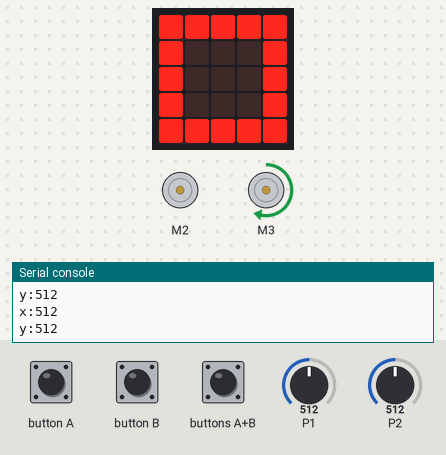
Recording of a program running on a simulated BBC micro:bit (MakeCode). Parts: the board's 5×5 LED display, 2 × DC motor (green arrow = forward, orange = backward, longer = faster), the last lines printed to the serial console. The test bench sets the inputs (shaded band); at power-on: P2 = 512, P1 = 512 (analog values on the 0–1023 scale).

Above: at 7.6 s.
7.7 s: P2 set to 785
9.2 s: P2 set to 817
At 9.7 s:
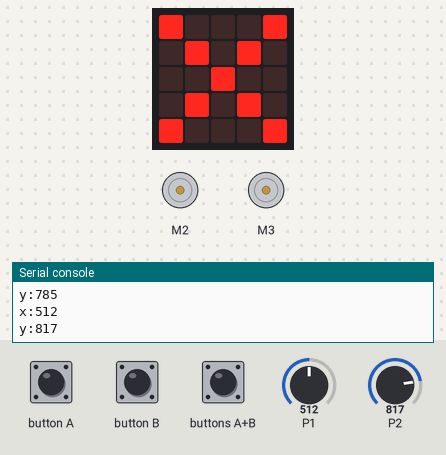
12.1 s: P2 set to 790
At 13.1 s:
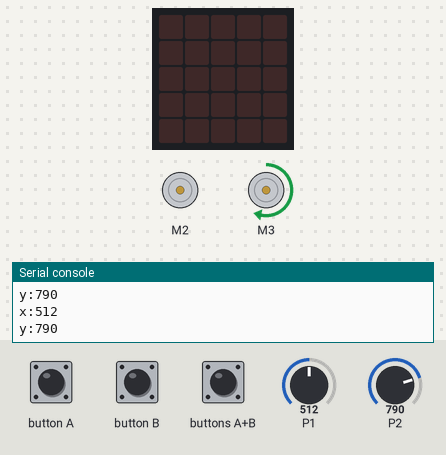
14.3 s: P1 set to 0
At 15.4 s:
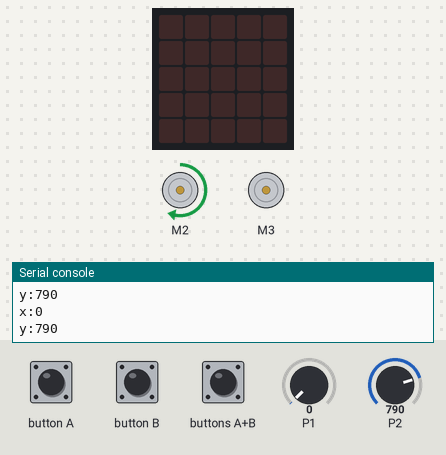
15.8 s: P1 set to 122
At 16.5 s:
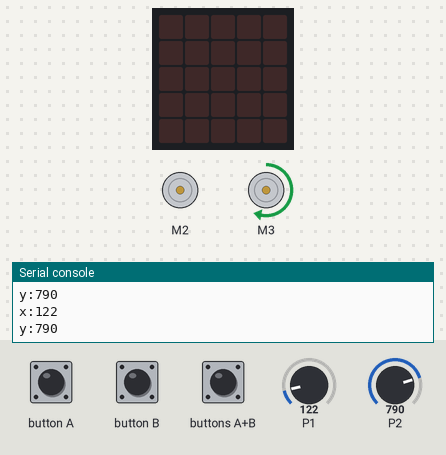
Timing chart, 0 to 18.3 s (numbered marks = the images above; inputs shaded):
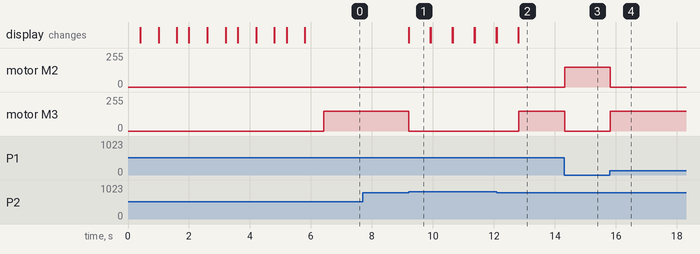

Measured:
- the behaviour switches between 800 and 801 on P2 (found by bisection; images 0 and 1)
- after the input at 9.2 s, motor M3: forward 150/255 → stopped at once; the display: changes at once (image 1)
- after the input at 12.1 s, motor M3: stopped → forward 150/255 after 0.72 s
- after the input at 14.3 s, motor M2: stopped → forward 150/255 at once; motor M3: forward 150/255 → stopped at once
- after the input at 15.8 s, motor M2: forward 150/255 → stopped at once; motor M3: stopped → forward 150/255 at once
- what the display in image 1 shows lasts 0.7 s, from 9.2 s to 9.9 s

The program:

main.ts
```typescript
input.onButtonPressed(Button.A, function () {
    branco = pins.analogReadPin(AnalogPin.P1)
})
input.onButtonPressed(Button.AB, function () {
    média = (branco + preto) / 2
})
input.onButtonPressed(Button.B, function () {
    preto = pins.analogReadPin(AnalogPin.P1)
})
let preto = 0
let média = 0
let branco = 0
for (let index = 0; index < 4; index++) {
    basic.showLeds(`
        . . . . .
        . . . . .
        . . # . .
        . . . . .
        . . . . .
        `)
    basic.showIcon(IconNames.SmallSquare)
    basic.showIcon(IconNames.Square)
}
basic.forever(function () {
    if (pins.analogReadPin(AnalogPin.P2) > 800) {
        robotbit.MotorStopAll()
        basic.showIcon(IconNames.No)
        basic.pause(100)
        basic.clearScreen()
    } else {
        if (pins.analogReadPin(AnalogPin.P1) > média) {
            robotbit.MotorRunDual(
            robotbit.Motors.M1B,
            0,
            robotbit.Motors.M2A,
            150
            )
        } else {
            robotbit.MotorRunDual(
            robotbit.Motors.M1B,
            150,
            robotbit.Motors.M2A,
            0
            )
        }
    }
})
basic.forever(function () {
    serial.writeValue("x", pins.analogReadPin(AnalogPin.P1))
    serial.writeValue("y", pins.analogReadPin(AnalogPin.P2))
    basic.pause(500)
})
```

test.ts
```typescript
// testes vão aqui; isto não será compilado quando este pacote for usado como uma extensão.
```
